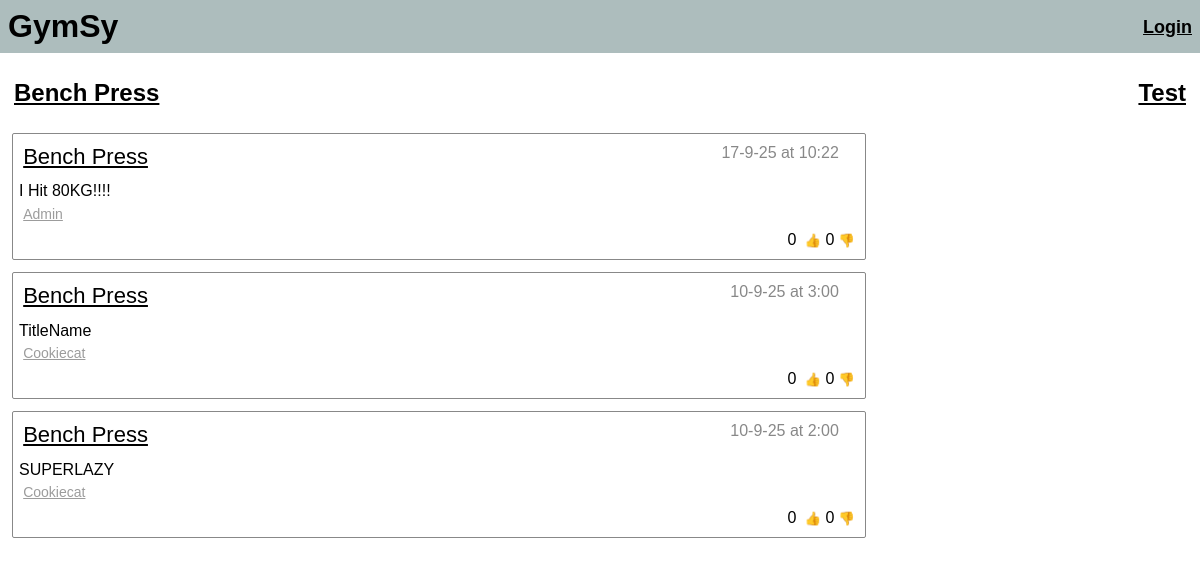
/exercise/1, run on the app's committed database.
### tables this page shows
CREATE TABLE "Excersise" (
	"ExcersiseID"	INTEGER UNIQUE,
	"MuscleID"	INTEGER,
	"ExcersiseName"	TEXT,
	PRIMARY KEY("ExcersiseID"),
	FOREIGN KEY("MuscleID") REFERENCES "MuscleGroup"("MuscleID")
);

CREATE TABLE "Post" (
	"PostID"	INTEGER UNIQUE,
	"PostContent"	TEXT,
	"ExcersiseID"	INTEGER,
	"AccountID"	INTEGER,
	"Likes"	INTEGER,
	"Dislikes"	INTEGER, "Title" TEXT, "Date" TEXT, "Time" TEXT,
	PRIMARY KEY("PostID"),
	FOREIGN KEY("AccountID") REFERENCES "Account"("AccountID"),
	FOREIGN KEY("ExcersiseID") REFERENCES "Excersise"("ExcersiseID")
);

CREATE TABLE "Account" (
	"AccountID"	INTEGER UNIQUE,
	"Name"	TEXT,
	"Username"	TEXT UNIQUE,
	"Password"	TEXT,
	"Admin"	INTEGER,
	PRIMARY KEY("AccountID")
);

### app.py (the view)
@app.route("/exercise/<ExId>")
def ShowExersise(ExId):
    Id = cache.get("id")
    if Id == None:
        Id = 0
        cache.set("id",0)
    return render_template("excersise.html",ID = Id,
                           Username = DatabaseHandler.GetUsernameFromID(Id),
                           Data = DatabaseHandler.GetPostsFromExcersise(ExId)
                           )

### Database/DatabaseHandler.py (called while the page is built)
def GetPostsFromExcersise(ID: int):
    with sqlite3.connect("Database/GymsyDatabase.db") as Connection:
        Cursor = Connection.cursor()
        Result = Cursor.execute(SqlCommands.GetPostsFromExcersiseID.ReturnQuery(ID)).fetchall()
        return Result

def GetUsernameFromID(ID: int ):
    with sqlite3.connect("Database/GymsyDatabase.db") as Connection:
        Cursor = Connection.cursor()
        Result = Cursor.execute(SqlCommands.GetUsernameFromID.ReturnQuery(ID)).fetchone()
        if Result is not None:
            return Result[0]
        return Result

### Database/SqlCommands.py (called while the page is built)
    def ReturnQuery(self,NewContent: list = []):
        if type(NewContent) != list:
            NewContent = [NewContent]
        if len(NewContent) == len(self.Additions):
            return self.Query.format(*NewContent)
        else:
            return "ERROR"

### app.py (called while the page is built)
@app.after_request
def after_request(response):
    response.headers["Cache-Control"] = "no-cache, no-store, must-revalidate,public, max-age=0"
    response.headers['X-UA-Compatible'] = 'IE=Edge,chrome=1'
    response.cache_control.max_age = 0
    return response

### templates/excersise.html (shortened to what this page needs)
{% extends 'index.html' %}
{% block content %}
<div style = "display:flex;flex-direction = column;width = 100%;justify-content: space-between;">
<h2>
{{Data[0][6]}}
</h2>
<h2>
Test
</h2>
</div>
	{%for data in Data%}
<div class = "post">
    <div class = "title">
        <a class = "postTitleText" style= "font-size: min(2.2vmax,22px); text-decoration: underline" href = "/exercise/{{data[3]}}">{{data[6]}}</a>
        <p style="margin-left: auto; margin-top: 0;color: #888888">{{data[9]}} at {{data[8]}}</p>
    </div>
    <a class = "postTitleText" href = "/post/{{data[0]}}">{{data[1]}}</a>
    <div>
        <a class = "postUsername" href = "/users/{{data[7]}}">{{data[7]}}</a>
    </div>
    <div class = "likeBar">
        {{data[4]}} <button class = "likeButton" id="Like:{{data[0]}}">&nbsp👍</button> {{data[5]}}<button class = "likeButton" id="Dislike:{{data[0]}}">&nbsp👎</button>
    </div>
</div>
	{%endfor%}
    </body>
{% endblock %}

### templates/Index.html (shortened to what this page needs)
<!DOCTYPE html>
<html lang="en">
<head>
</head>
<header>
    <h1> <a href="/home" style=" color: #000000; text-decoration: none;  ">
        GymSy
    </a>
	</h1>
	<h1>
	{%if ID == 0%}
	<a class = "LoginButon" href="/login">Login</a>
	{%elif ID != 0%}
	<a class = "LoginButon" href="/accountsettings">Account</a>
	{%endif%}
    </h1>
</header>
<body class="body">
{% block content %}{% endblock %}
</body>
</html>

### templates/Index.html (style rules this page uses)
html { font-size: 16px; margin: 0; height: 100%; font-family: Helvetica, Arial, sans-serif; }
header { position: fixed; padding-top: 0; top: 0; min-height: 5%; background-color: #adbdbd ; display: flex; justify-content: space-between; width: 100%; margin: 0 auto 0 auto; }
body { margin: 65px 0 0%; background-color: #FFFFFF; height: 100%;  }
h1 { margin: 0.5rem; display: flex; color: #000000; }
h2 { text-decoration: underline; margin: 0.5rem; }
p { margin: 1rem; color: #000000; display: flex; }
div { padding: 0.5% 0.5% 0.5% 0.5%; }
button { background-color: #d8bdd3 }
div.post { display: flex; flex-direction: column; width: 70%; min-height: 1%; height: auto; border: 1px solid #888888; border-radius: 2px; margin: 1%; text-overflow: revert; word-break: break-all; }
div.likeBar { margin-top: auto; margin-left: auto; }
a.postTitleText { color: #000000; width: 60%; font-size: min(1.8vmax,16px); text-decoration: none; text-transform: capitalize; padding: 0; }
a.postUsername { margin-top: 1%; width: 70%; font-size: 14px; text-decoration: underline; text-transform: capitalize; color: #9c9c9c; padding: 0; }
button.likeButton { padding: 0; border: none; background: none; }
div.title { display: flex; flex-direction: row; text-overflow: ellipsis; width: auto; margin-bottom: 0; }
a.LoginButon { display: block; padding: 0; border: none; background: none; color: #000000;  text-decoration: underline; font-size: 18px; margin-top: 0.5em; }

### data on the page
Excersise: ExcersiseName "Bench Press"
Post: ExcersiseName "Bench Press", Date "17-9-25", Time "10:22", Title "I Hit 80KG!!!!", Username "Admin", Likes "0", Dislikes "0"
Post: ExcersiseName "Bench Press", Date "10-9-25", Time "3:00", Title "TitleName", Username "Cookiecat", Likes "0", Dislikes "0"
Post: ExcersiseName "Bench Press", Date "10-9-25", Time "2:00", Title "SUPERLAZY", Username "Cookiecat", Likes "0", Dislikes "0"
